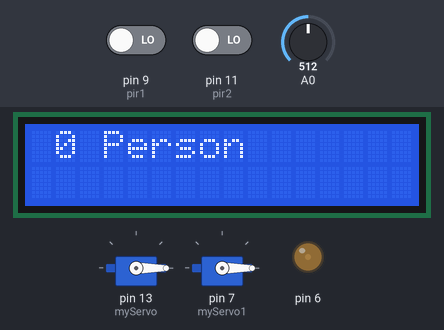
A sketch run on a simulated Arduino Uno, built with avr-gcc and run on an emulated ATmega328P. Shown: 2 × servo, 16×2 character LCD, output pins drawn as LEDs (lit = HIGH). The inputs (shaded band) are chosen by the test bench; at power-on: pin 9 (pir1) LOW, pin 11 (pir2) LOW, A0 = 512. What the sketch prints to the serial monitor is not drawn.

Above: at 1.2 s.
1.3 s: pin 9 (pir1) driven HIGH
At 3.8 s:
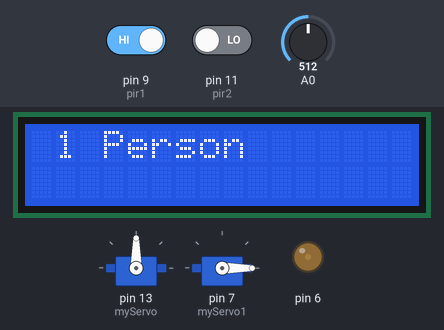
At 39.3 s:
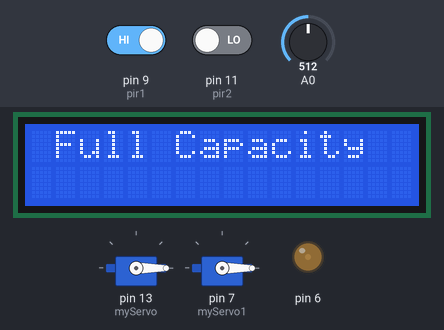
Timing chart, 0 to 40.8 s (numbered marks = the images above; inputs shaded):
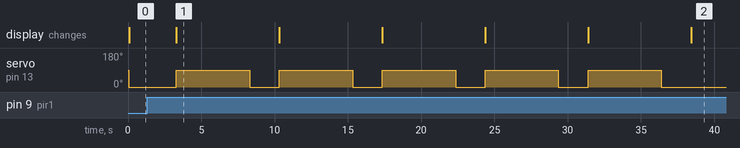

Measured:
- after the input at 1.3 s, servo on pin 13 (myServo): alternates 90° for 5.0 s and 0° for 2.0 s, 10 changes in all, then stays 0°, starting after 2.0 s; the display: changes after 2.0 s (image 1)
- what the display in image 1 shows lasts 7.0 s, from 3.3 s to 10.3 s

The sketch:

sketch_oct14a.ino
```cpp
#include<LiquidCrystal.h>
#include<Servo.h>
Servo myServo;
Servo myServo1;
LiquidCrystal lcd(12,10,5,4,3,2);
int sensorInput;
double temp;
int pir1=9;
int pir2=11;
int val1=0,val2=0;
int a=0;
int b=0;
  int d=0;
int f=0;
void setup()
{
   myServo.attach(13);
   myServo1.attach(7);
  pinMode(pir1, INPUT);
  pinMode(pir2, INPUT);

  lcd.begin(16,2);
  Serial.begin(9600);
  analogWrite(6,25);

  myServo.write(0);
  myServo1.write(0);
}

void loop()
{
  sensorInput=analogRead(A0);
  temp=(double)sensorInput/1024;
  temp=temp*5;
  temp=temp-0.5;
  temp=temp*100;
  Serial.println(temp);
  delay(20);
if(35<temp<41)
{

d=digitalRead(pir1);
 f=digitalRead(pir2);
if(d==1)
{
 f==0;
 delay(2000);

}
 else if(f==1)
{
 d==0;
 delay(2000);

}
  if(a==0)
{
 lcd.setCursor(1,0);
 lcd.print("0 Person");
 Serial.println("0 Person");

 a=1;
 b=0;
}
 else if((d==1)&&(a==1))
{
 myServo.write(90);
lcd.setCursor(1,0);
 lcd.print("1 Person");
 Serial.println("1 Person");

 delay(5000);
 myServo.write(0);
 a=2;
 b=4;
}
 else if((d==1)&&(a==2))
{  myServo.write(90);
   lcd.setCursor(1,0);
 lcd.print("2 Person");
  Serial.println("2 Person");

 delay(5000);
 myServo.write(0);
 a=3;
 b=3;
}
else if((d==1)&&(a==3))
{
  myServo.write(90);
  lcd.setCursor(1,0);
 lcd.print("3 Person");
 Serial.println("3 Person");

 delay(5000);
  myServo.write(0);
 a=4;
 b=2;
}
 else if((d==1)&&(a==4))
{
   myServo.write(90);
   lcd.setCursor(1,0);
 lcd.print("4 Person");
  Serial.println("4 Person");

 delay(5000);
   myServo.write(0);
 a=5;
 b=1;
}
 else if((d==1)&&(a==5))
{myServo.write(90);
   lcd.setCursor(1,0);
 lcd.print("5 Person");
  Serial.println("5 Person");
a=6;
 delay(5000);
 myServo.write(0);
}
else if((d==1)&&(a==6))
{
  lcd.setCursor(1,0);
 lcd.print("Full Capacity");
 Serial.println("Full Capacity");
 delay(5000);

 Serial.println("                 ");

 delay(1000);

 Serial.println("Full Capacity");
 delay(2500);
 lcd.setCursor(1,0);
  lcd.print("                 ");
 Serial.println("                 ");
 delay(2500);
}
 else if((f==1)&&(b==0))
{
   myServo1.write(90);
   lcd.setCursor(1,0);
 lcd.print("4 Person");
  Serial.println("4 Person");

 delay(5000);
   myServo1.write(0);
 b=1;
 a=4;
}
 else if((f==1)&&(b==1))
{
   myServo1.write(90);
   lcd.setCursor(1,0);
 lcd.print("3 Person");
  Serial.println("3 Person");

 delay(5000);
   myServo1.write(0);
 b=2;
 a=3;
}
else if((f==1)&&(b==2))
{
  myServo1.write(90);
  lcd.setCursor(1,0);
 lcd.print("2 Person");
  Serial.println("2 Person");

 delay(5000);
  myServo1.write(0);
 b=3;
 a=2;
}
 else if((f==1)&&(b==3))
{
   myServo1.write(90);
   lcd.setCursor(1,0);
 lcd.print("1 Person");
  Serial.println("1 Person");

 delay(5000);
   myServo1.write(0);
 b=4;
 a=1;
}
 else if((f==1)&&(b==4))
{
   myServo1.write(90);
   lcd.setCursor(1,0);
 lcd.print("0 Person");
 Serial.println("0 Person");

 delay(5000);
   myServo1.write(0);
 b=5;
 a=0;
}
else if((f==1)&&(b==5))
{

}
}
}
```
